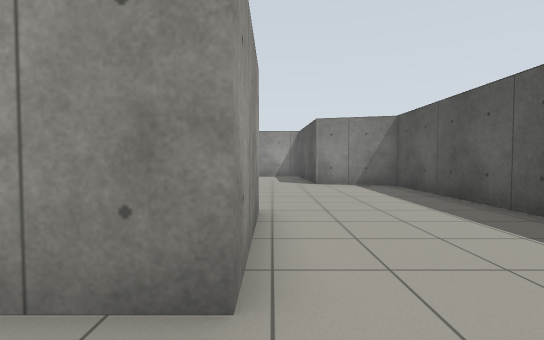
View 1 (above)

19 first-person views from a walk through a Gazebo world. The camera is 0.94 m above the floor, tilts 2° down and sees 85° across. The floor is counted in squares, 1 m on a side. Each view is taken from the middle of a square. On the plan, view 1 faces up. The plan holds only what a view shows up to about 11 squares ahead; the rest is blank.

View 2
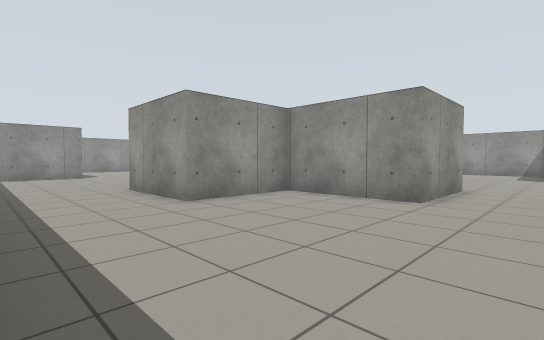

View 3
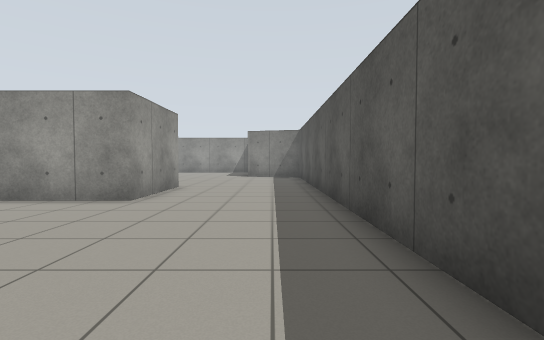

View 4
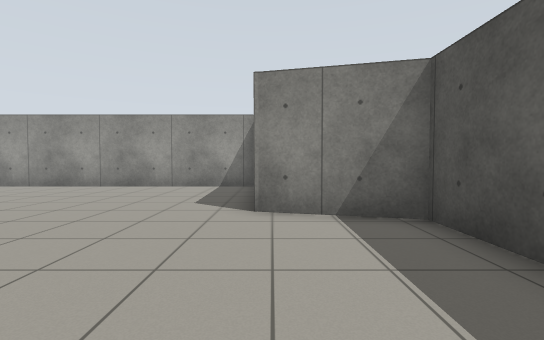

View 5
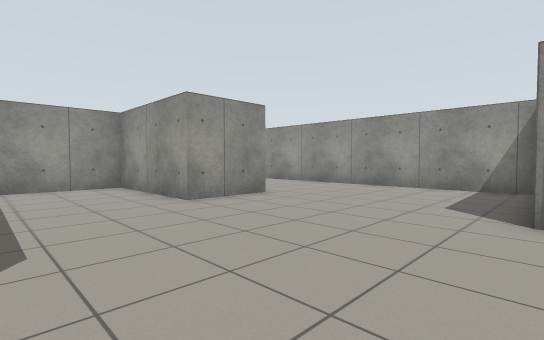

View 6
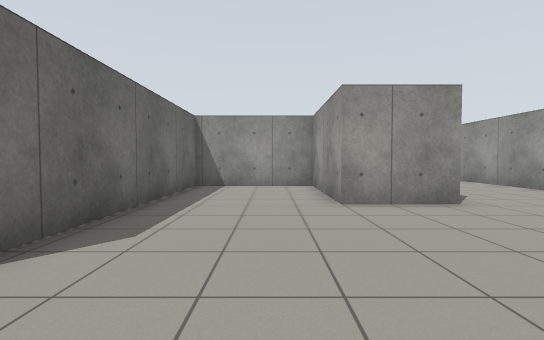

View 7
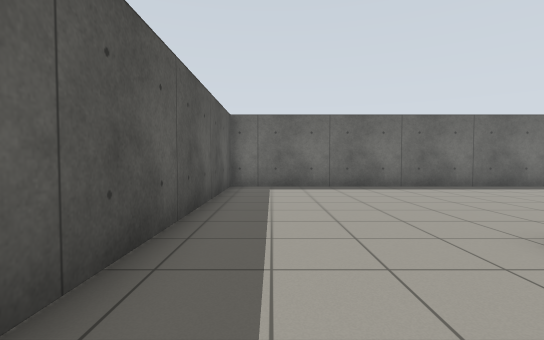

View 8
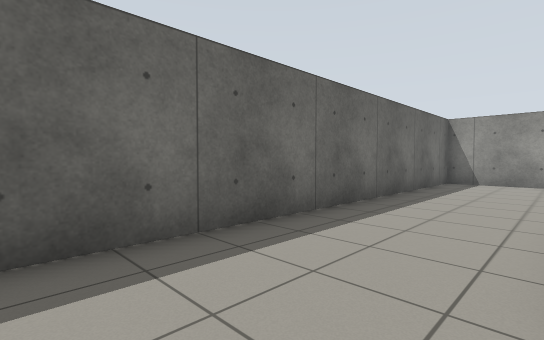

View 9
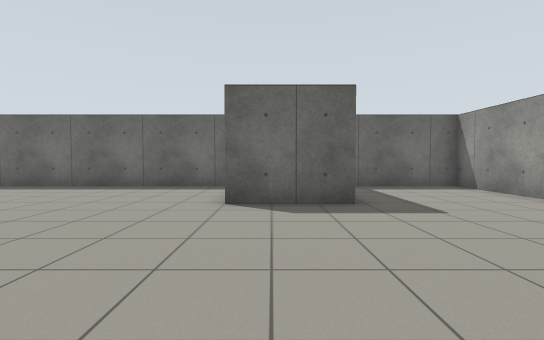

View 10
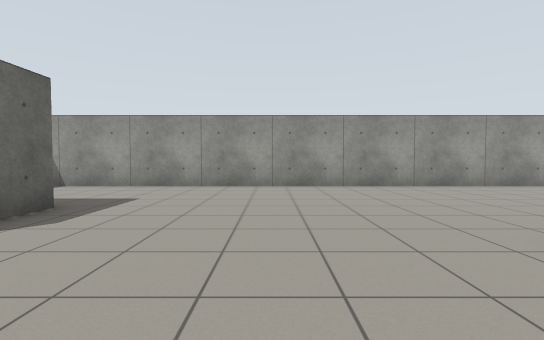

View 11
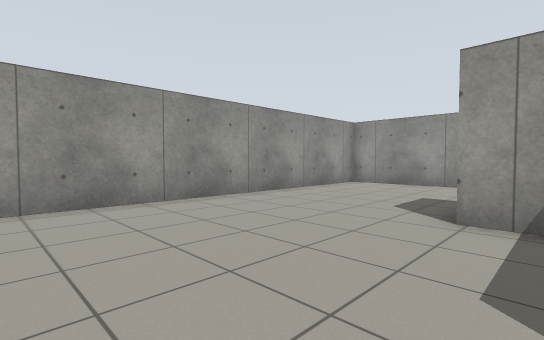

View 12
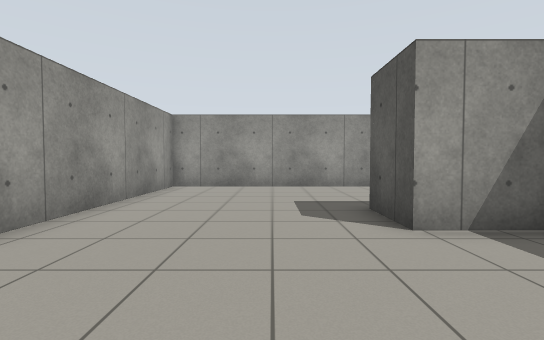

View 13
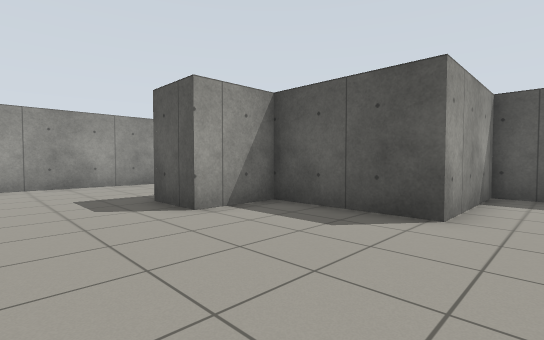

View 14
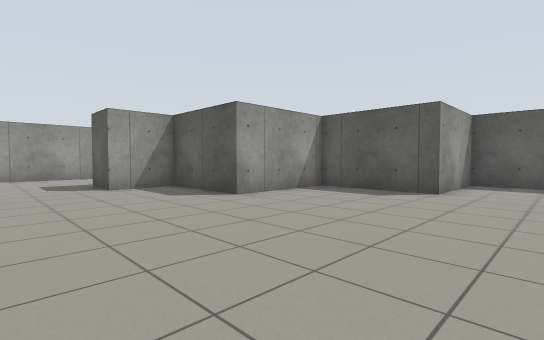

View 15
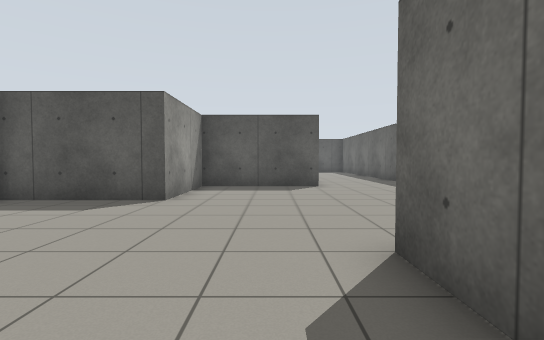

View 16
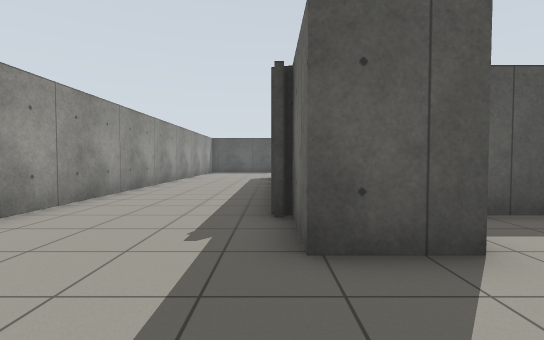

View 17
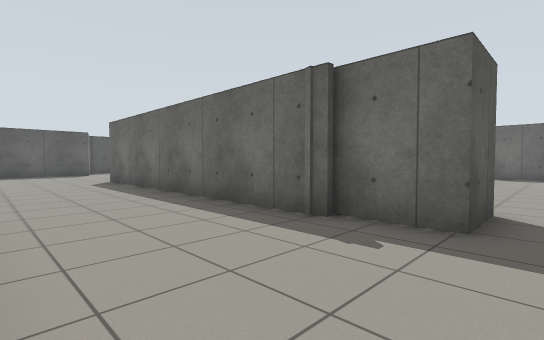

View 18
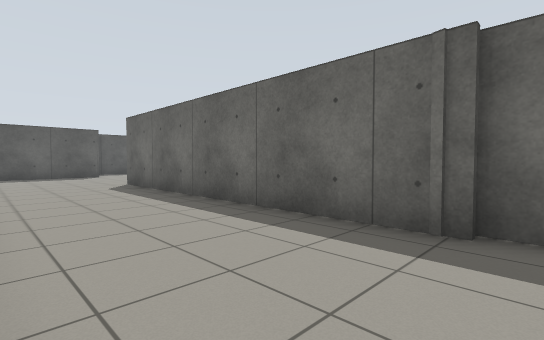

View 19
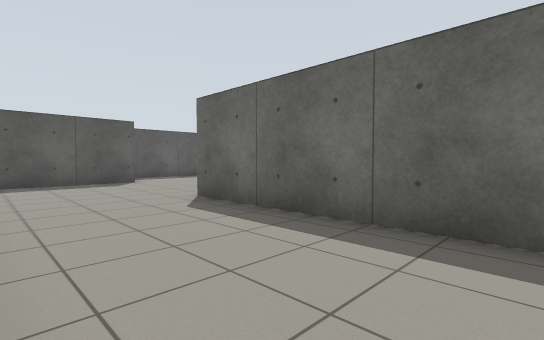

### Floor plan
Points are (right, up) in squares from view 1. A wall is a line through its corners. A room is listed if a view was taken in it or the views show most of it. See-through windows are left out.
Room 1 (views 1, 2, 3, 4, 5, 6, 7, 8, 9, 10, 11, 12, 13, 14, 15, 16, 17, 18, 19)
walls: (-0.2, 5.4) (-0.2, 1.8) (-4.2, 1.8) (-4.2, -1.6) (-7.6, -1.6) (-7.6, 2.5) (-11.2, 2.5) (-11.2, 6.3) (-15, 6.3) (-15, 9.9) (-17.1, 9.9) (-17.1, 11.7) (-15, 11.7) (-14.9, 12.1); (-15.3, 12) (-4.2, 12) (-4.2, 9.5) (-8.6, 9.5) (-8.6, 5.3) (-0.9, 5.3); (-15, -2.5) (-15, -4.6); (1.6, 13) (1.5, 15.5); (-17.9, -1.3) (-15, -1.3); (-14.4, -5.3) (4.4, -5.3) (4.4, 10.6) (1.6, 11.4); (1.4, 16.3) (-22.5, 16.3) (-22.5, -5.3) (-18.9, -5.3)

Positions as (right, up) in squares from view 1, and headings:
1: (0, 0), facing up
2: (2, -5), facing up-left
3: (3, -5), facing up
4: (2, 6), facing up
5: (2, 6), facing up-left
6: (2, 8), facing left
7: (3, 5), facing down
8: (-2, -2), facing down-left
9: (-16, 5), facing down
10: (-12, 3), facing left
11: (-16, 5), facing up-left
12: (-19, 6), facing up
13: (-20, 5), facing up-right
14: (-20, 0), facing up-right
15: (-18, 0), facing right
16: (-20, 12), facing right
17: (-18, 16), facing down-right
18: (-16, 16), facing down-right
19: (-11, 16), facing down-right
